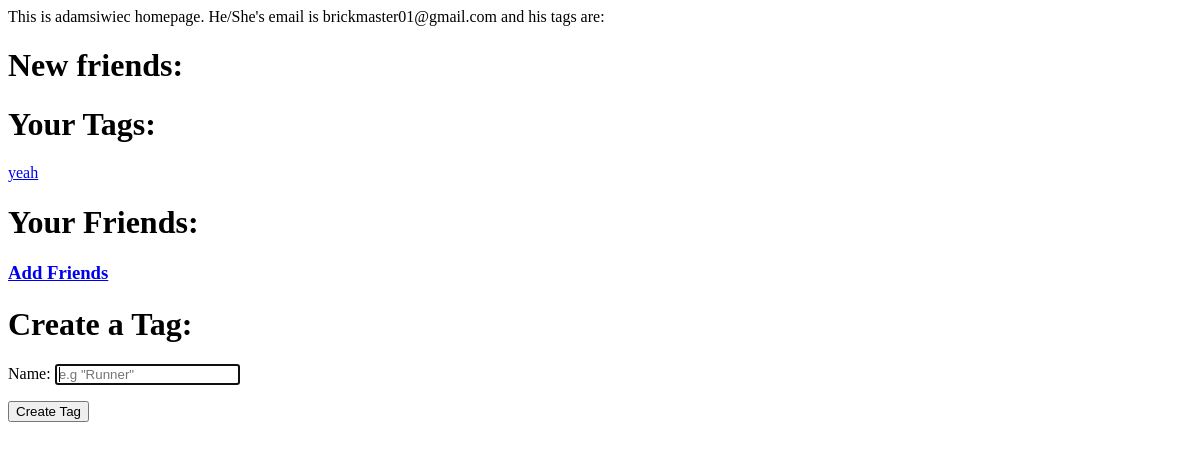
The page /accounts/profile/ (signed in) on the database as committed earlier.
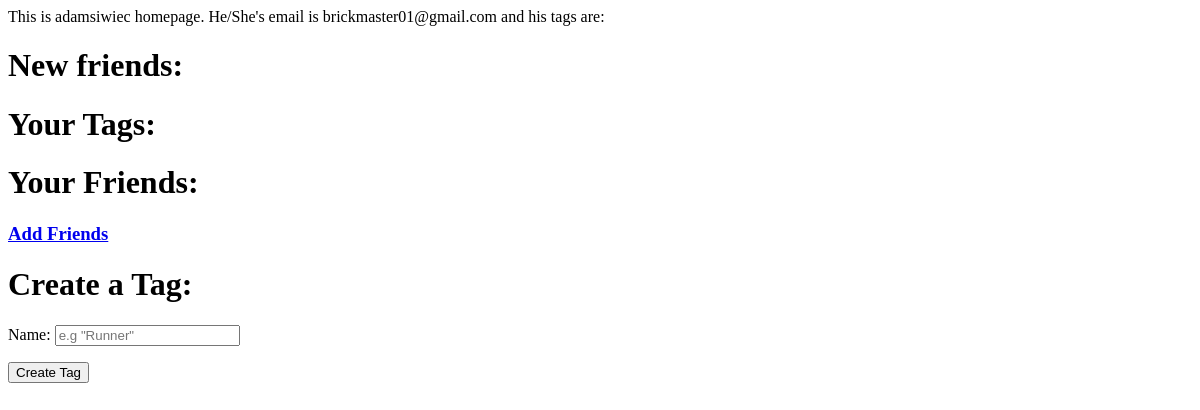
The same page on the database as committed later.
### tags/models.py (models this page shows)
class Tag(models.Model):
    streak = models.BigIntegerField(default = 0)
    name = models.CharField(max_length = 25, unique = True)
    owner = models.ForeignKey(User, on_delete = models.CASCADE)
    created = models.DateTimeField(default = timezone.now)
    def __str__(self):
        return self.name

### tags/views.py (the view)
# urls.py: url(r'^accounts/profile/', homeviews.user_homepage, name = "profile"),
def user_homepage(request):
        Tags = Tag.objects.filter(owner__username = request.user.username)
        Friends = Friendship.objects.filter(creator__username = request.user.username)
        friendslist = list(Friends.order_by())
        tagslist = list(Tags.order_by())
        taglink = []
        newfriends = Friendship.objects.filter(creator__username = request.user.username, created__gte = timezone.now() - datetime.timedelta(days = 2))
        newfriendslist = list(newfriends.order_by())
        if len(newfriendslist) > 10:
            newfriendslist = ["You have over 10 new friends"]
        for x in tagslist:
            taglink.append(x.id)
        alltogether = []
        for x in range(0,len(tagslist)):
            alltogether.append([])
            alltogether[x].append(tagslist[x])
            alltogether[x].append(taglink[x])
        lists = ", ".join(str(v) for v in tagslist)
        user = User.objects.get(username = request.user.username)
        response = "This is {} homepage. He/She's email is {} and his tags are: ".format(user.username,user.email,)
        if request.method == "POST":
            form = TagForm(request.POST)
            if form.is_valid():
                tag = form.save(commit=False)
                tag.owner = request.user
                tag.save()
                return redirect('profile')
        else:
            form = TagForm()
            return render(request, 'tags/profile.html', {'newfriendslist':newfriendslist, 'friendslist': friendslist, 'response': response, 'username': request.user.username, 'form':form, 'lists': lists, 'taglink': taglink, 'alltogether':alltogether})

### tags/forms.py
class TagForm(forms.ModelForm):
    name = forms.CharField(max_length = 25, widget=forms.TextInput(attrs={'placeholder': 'e.g "Runner"', 'autofocus':'autofocus'}))
    class Meta:
        model = Tag
        fields = ['name']

### tags/templates/tags/profile.html (shortened to what this page needs)
<!doctype html>
<html>
<head>
</head>
<body>
  {{ response }}
  <h1>New friends:</h1>
  <h1> Your Tags: </h1>
  {% for x in alltogether %}
  <p><a href = "{% url 'taghomepage' x.1 %}">{{ x.0 }}</a></p>
  {% endfor %}
  <h1>Your Friends:</h1>
  <h3><a href = "{% url 'addfriends' %}">Add Friends</a></h3>
  <h1> Create a Tag: </h1>
  <form method = "POST">{% csrf_token %}
    {{form.as_p}}
  <button type = "submit">Create Tag</button>
  </form>
</body>
</html>

Rows that differ between the two databases and show on the page:
no longer on this page (row edited): Tag: name "yeah"
